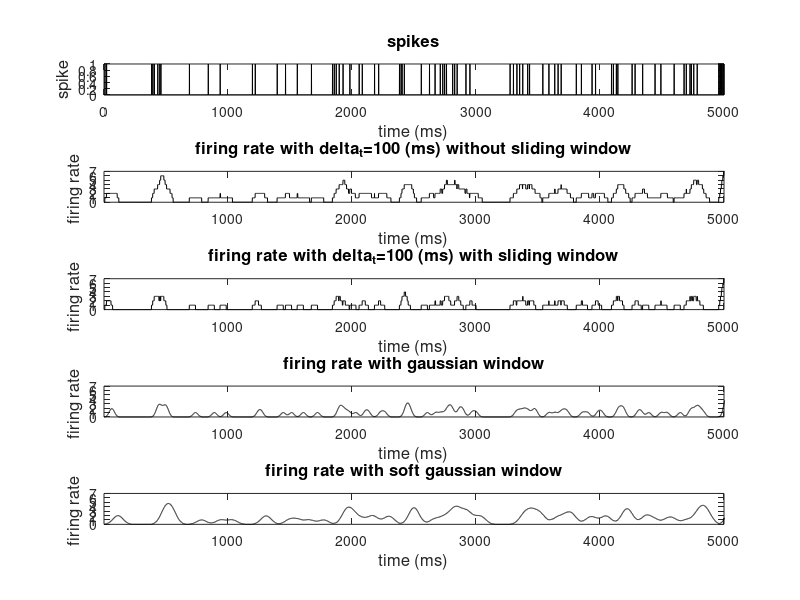
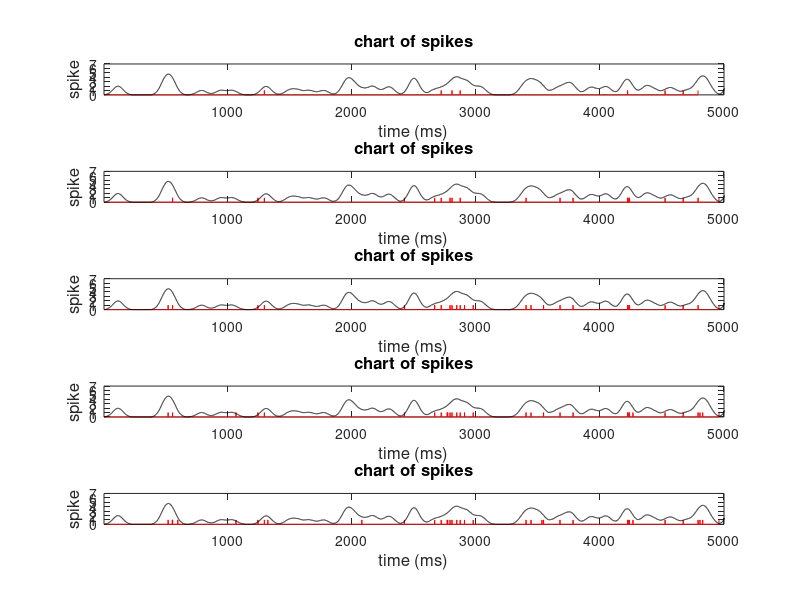

MATLAB code to generate these figures, in order:
close all
clear all
load spikesvec
spikes1=spikes(1:5000);
t=1:5000;
subplot(5,1,1)
plot(t,spikes1,'k')
title('spikes','FontSize',12)
xlabel ('time (ms)','FontSize',12)
ylabel ('spike','FontSize',12)
% figure
%
w=rectwin(100);
R=conv(w,spikes1);
subplot(5,1,2)
plot (R,'k')
title ('firing rate with delta_t=100 (ms) without sliding window','FontSize',12)
xlabel ('time (ms)','FontSize',12)
ylabel ('firing rate ','FontSize',12)
axis([1,5000,0,7])
% figure
%
w=rectwin(50);
R=conv(w,spikes1);
subplot(5,1,3)
plot (R,'k')
title ('firing rate with delta_t=100 (ms) with sliding window','FontSize',12)
xlabel ('time (ms)','FontSize',12)
ylabel ('firing rate ','FontSize',12)
axis([1,5000,0,7])
% figure
%
w=gausswin(100);
r1=conv(w,spikes1);
subplot(5,1,4)
plot(r1,'k')
title ('firing rate with gaussian window','FontSize',12)
xlabel ('time (ms)','FontSize',12)
ylabel ('firing rate ','FontSize',12)
axis([1,5000,0,7])
% figure
%
w=gausswin(200);
r1=conv(w,spikes1);
subplot(5,1,5)
plot(r1,'k')
title ('firing rate with soft gaussian window','FontSize',12)
xlabel ('time (ms)','FontSize',12)
ylabel ('firing rate ','FontSize',12)
axis([1,5000,0,7])
%% 
figure
delta_t=0.001;
plot(r1,'k')
hold on
for i=1:5
    RAND=rand(1,5000);
    for j=1:5000
         if r1(j)*delta_t>RAND(j)
             spike_train(j)=1;
         end 
    end 
    subplot(5,1,i)
    plot(spike_train,'r')
    hold on 
    plot(r1,'k')
    hold off
    title('chart of spikes','FontSize',12)
    xlabel ('time (ms)','FontSize',12)
    ylabel ('spike','FontSize',12)
     axis([1,5000,0,7])
%      figure
end 
% % for the bigger distance
%   Rand=rand(1,5199)
%   for j=1:100000
%          if r1(j)*delta_t>Rand(j)
%              spike_train_big(j)=1;
%          end 
%     end 
% for i=1:98000
%     for j=i+1:98000
%        if spike_train_big(i)==spike_train_big(j)
%            ISI(i)=j-i;
%            break
%        end 
%     end
% end
% Isi=sort(ISI,'descend')
% plot(Isi)
% title('interspike interval','FontSize',12,'FontWeight','bold','Color','b')
% xlabel ('interspike interval_{mili second}','FontSize',12,'FontWeight','bold','Color','b')
